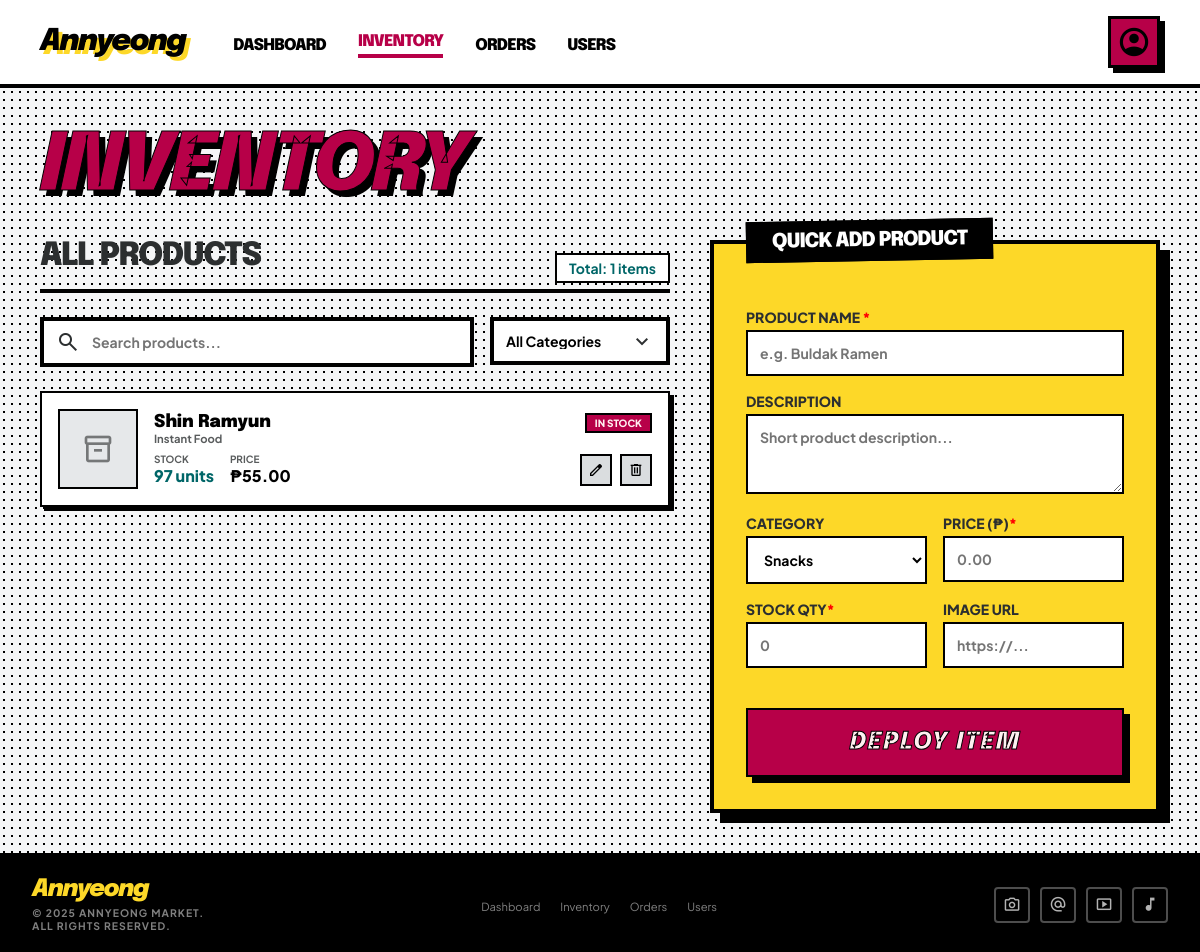
/inventoryMng.php (signed in), run on an earlier commit of the app's database.
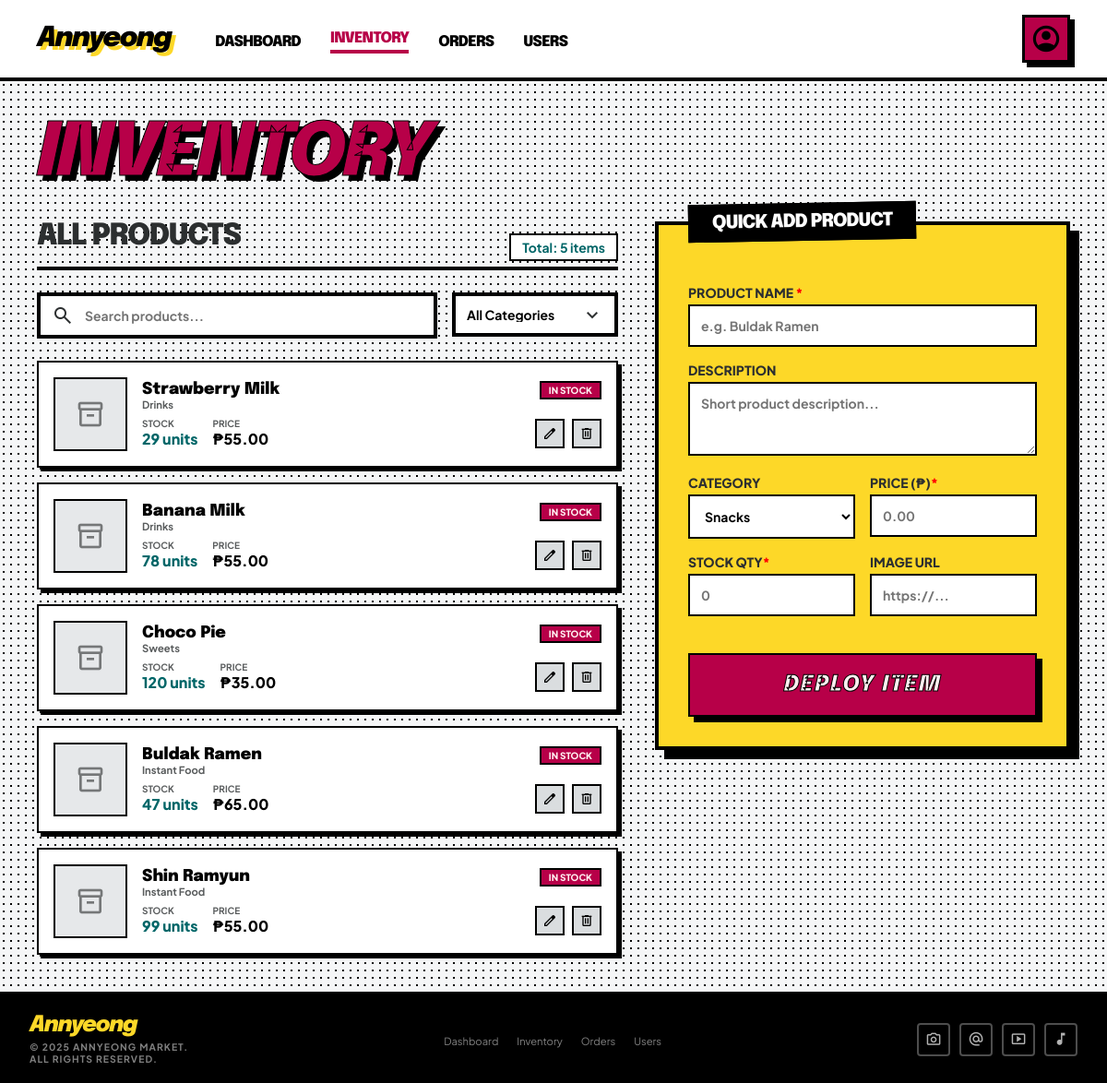
And on a later commit of the database.
### tables this page shows
CREATE TABLE `products` (
  `id` int(11) NOT NULL,
  `name` varchar(100) NOT NULL,
  `description` text DEFAULT NULL,
  `price` decimal(10,2) NOT NULL,
  `category` varchar(50) DEFAULT NULL,
  `image_url` text DEFAULT NULL,
  `stock_quantity` int(11) DEFAULT 0,
  `created_at` timestamp NOT NULL DEFAULT current_timestamp(),
  `barcode` varchar(20) DEFAULT NULL
);

### inventoryMng.php (the view, shortened to what this page needs)
<?php
$search   = isset($_GET['search'])   ? mysqli_real_escape_string($con, trim($_GET['search']))   : '';
$where = "WHERE 1=1";
$products_result = mysqli_query($con, "SELECT * FROM products $where ORDER BY created_at DESC");
$total_items = mysqli_num_rows($products_result);
$edit_product = null;
?>
<!DOCTYPE html>
<html lang="en">
<head>
</head>
<body>
<header>
  <div class="header-inner">
    <div class="header-left-group">
      <a href="dashboard.php" class="logo">Annyeong</a>
      <nav>
        <a href="dashboard.php">Dashboard</a>
        <a href="inventoryMng.php" class="active">Inventory</a>
        <a href="orderMng.php">Orders</a>
        <a href="usersMng.php">Users</a>
      </nav>
    </div>
    <div class="profile-trigger-wrap">
      <a href="#" class="profile-trigger" onclick="toggleDropdown(event)">
        <span class="material-symbols-outlined">account_circle</span>
      </a>
    </div>
  </div>
</header>
<main>
  <h1 class="page-title">Inventory</h1>
  <div class="main-grid">
    <div>
      <div class="col-header">
        <h2>All Products</h2>
        <span>Total: <?php echo $total_items; ?> items</span>
      </div>
      <form method="GET" action="inventoryMng.php" class="search-filter">
        <div class="search-wrap">
          <input type="text" name="search" placeholder="Search products..." value="<?php echo htmlspecialchars($search); ?>"/>
          <span class="material-symbols-outlined search-icon">search</span>
        </div>
        <div class="filter-wrap">
          <select name="category" onchange="this.form.submit()">
            <option value="">All Categories</option>
          </select>
        </div>
      </form>
      <div class="product-list">
        <?php if ($products_result && mysqli_num_rows($products_result) > 0):
          while ($p = mysqli_fetch_assoc($products_result)):
            if ($p['stock_quantity'] > 20) { $stock_class = 'stat-val-good'; $badge_class = 'badge-in'; $badge_text = 'IN STOCK'; }
            elseif ($p['stock_quantity'] > 0) { $stock_class = 'stat-val-bad'; $badge_class = 'badge-low'; $badge_text = 'LOW STOCK'; }
            else { $stock_class = 'stat-val-bad'; $badge_class = 'badge-out'; $badge_text = 'OUT OF STOCK'; }
        ?>
        <div class="product-card">
          <div class="product-thumb">
            <?php if ($p['image_url']): ?>
            <span class="material-symbols-outlined" style="display:none">inventory_2</span>
            <?php else: ?>
            <span class="material-symbols-outlined">inventory_2</span>
            <?php endif; ?>
          </div>
          <div class="product-info">
            <div class="product-top">
              <div>
                <h3><?php echo htmlspecialchars($p['name']); ?></h3>
                <p class="category-tag"><?php echo htmlspecialchars($p['category'] ?? 'Uncategorized'); ?></p>
              </div>
              <span class="badge <?php echo $badge_class; ?>"><?php echo $badge_text; ?></span>
            </div>
            <div class="product-bottom">
              <div class="product-stats">
                <div>
                  <p class="stat-label">Stock</p>
                  <p class="<?php echo $stock_class; ?>"><?php echo $p['stock_quantity']; ?> units</p>
                </div>
                <div>
                  <p class="stat-label">Price</p>
                  <p class="stat-val-norm">₱<?php echo number_format($p['price'], 2); ?></p>
                </div>
              </div>
              <div class="action-btns">
                <a href="inventoryMng.php?edit=<?php echo $p['id']; ?><?php echo $search ? '&search='.urlencode($search) : ''; ?>" class="action-btn edit-btn" title="Edit">
                  <span class="material-symbols-outlined">edit</span>
                </a>
                <a href="inventoryMng.php?delete=<?php echo $p['id']; ?>" class="action-btn delete-btn"
                   onclick="return confirm('Delete <?php echo addslashes($p['name']); ?>?')" title="Delete">
                  <span class="material-symbols-outlined">delete</span>
                </a>
              </div>
            </div>
          </div>
        </div>
        <?php endwhile;
        else: ?>
        <div class="no-products">No products found. Add your first product using the form!</div>
        <?php endif; ?>
      </div>
    </div>
    <div>
      <div class="quick-add-panel <?php echo $edit_product ? 'panel-edit' : ''; ?>">
        <div class="panel-label">
          <h2><?php echo $edit_product ? 'EDIT PRODUCT' : 'QUICK ADD PRODUCT'; ?></h2>
        </div>
        <form class="quick-add-form" method="POST" action="inventoryMng.php">
          <div class="form-group">
            <label>Product Name <span style="color: red;">*</span></label>
            <input type="text" name="name" placeholder="e.g. Buldak Ramen" required
              value="<?php echo $edit_product ? htmlspecialchars($edit_product['name']) : ''; ?>"/>
          </div>
          <div class="form-group">
            <label>Description</label>
            <textarea name="description" placeholder="Short product description..."><?php echo $edit_product ? htmlspecialchars($edit_product['description']) : ''; ?></textarea>
          </div>
          <div class="form-row">
            <div class="form-group">
              <label>Category</label>
              <select name="category">
                <option value="Snacks"     <?php echo ($edit_product && $edit_product['category']==='Snacks')     ? 'selected':'' ?>>Snacks</option>
              </select>
            </div>
            <div class="form-group">
              <label>Price (₱)<span style="color: red;">*</span></label>
              <input type="number" name="price" step="0.01" min="0" placeholder="0.00" required
                value="<?php echo $edit_product ? $edit_product['price'] : ''; ?>"/>
            </div>
          </div>
          <div class="form-row">
            <div class="form-group">
              <label>Stock Qty<span style="color: red;">*</span></label>
              <input type="number" name="stock" min="0" placeholder="0" required
                value="<?php echo $edit_product ? $edit_product['stock_quantity'] : ''; ?>"/>
            </div>
            <div class="form-group">
              <label>Image URL</label>
              <input type="text" name="image_url" id="img_url_input" placeholder="https://..."
                value="<?php echo $edit_product ? htmlspecialchars($edit_product['image_url']) : ''; ?>"/>
            </div>
          </div>
          <button class="btn-deploy" type="submit">
            <span><?php echo $edit_product ? 'UPDATE ITEM' : 'DEPLOY ITEM'; ?></span>
          </button>
        </form>
      </div>
    </div>
  </div>
</main>
<footer>
  <div class="footer-brand">
    <span class="footer-brand-name">Annyeong</span>
    <span class="footer-rights">© 2025 Annyeong Market.<br/>All rights reserved.</span>
  </div>
  <ul class="footer-links">
    <li><a href="dashboard.php">Dashboard</a></li>
    <li><a href="inventoryMng.php">Inventory</a></li>
    <li><a href="orderMng.php">Orders</a></li>
    <li><a href="usersMng.php">Users</a></li>
  </ul>
  <div class="footer-socials">
    <a href="#" class="social-icon"><span class="material-symbols-outlined">photo_camera</span></a>
    <a href="#" class="social-icon"><span class="material-symbols-outlined">alternate_email</span></a>
    <a href="#" class="social-icon"><span class="material-symbols-outlined">smart_display</span></a>
    <a href="#" class="social-icon"><span class="material-symbols-outlined">music_note</span></a>
  </div>
</footer>
</body>
</html>

What changed in the data, as far as the page shows it:
added products: name "Strawberry Milk", category "Drinks", stock_quantity "IN STOCK", stock_quantity "29", price "55.00"
added products: name "Banana Milk", category "Drinks", stock_quantity "IN STOCK", stock_quantity "78", price "55.00"
added products: name "Choco Pie", category "Sweets", stock_quantity "IN STOCK", stock_quantity "120", price "35.00"
added products: name "Buldak Ramen", category "Instant Food", stock_quantity "IN STOCK", stock_quantity "47", price "65.00"
changed products "Shin Ramyun": stock_quantity "97" → "99"
Also different on the page:
$total_items: "1" → "5"
